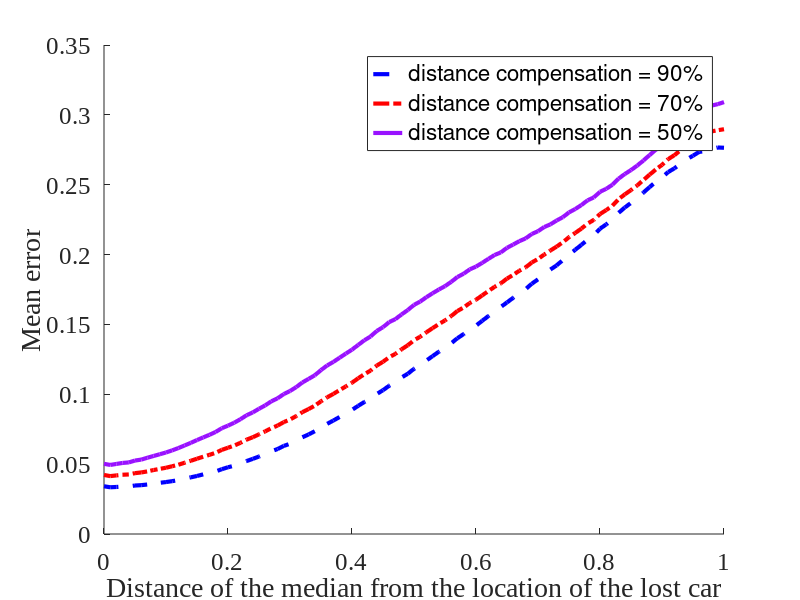

Write the MATLAB code that produced this figure.
% load mean_ERR
load mean_ERR_M_12-16_10_6

figure
set(gca, 'fontsize', 18, 'fontname', 'Times New Roman')
hold on

% plot(0:180, mean_ERR(1,:), 'b--', 'linewidth', 3)
% plot(0:180, mean_ERR(2,:), 'r-.', 'linewidth', 3)
% plot(0:180, mean_ERR(3,:), 'color', [0.6 0.07 1.0], 'linewidth', 3)

plot(0:0.01:1, mean_ERR_M(1,1:101), 'b--', 'linewidth', 3)
plot(0:0.01:1, mean_ERR_M(2,1:101), 'r-.', 'linewidth', 3)
plot(0:0.01:1, mean_ERR_M(3,1:101), 'color', [0.6 0.07 1.0], 'linewidth', 3)

legend('distance compensation = 90%', 'distance compensation = 70%', 'distance compensation = 50%')

% xlabel('Mean of angles created at the location of the lost car')
xlabel('Distance of the median from the location of the lost car')
ylabel('Mean error')